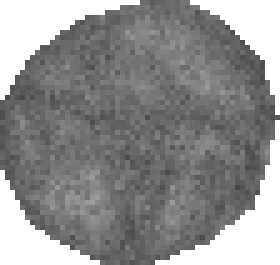
#> input picture resources/objects/01.png, 56 x 53 px (shown 5 times larger); its folder holds only this picture in this run
$ python reshape.py
#> lines starting #> are read from the running program, lines starting #| are printed output that depends on the picture
#> in processPNGImages, im is the input picture: PIL image 56x53 RGBA; mean R, G, B, A 143.7, 143.7, 143.7, 195.7
import numpy as np
import os
from PIL import Image
import glob

resourcePath = os.getcwd() + "/resources/objects/"
reshapedPath = os.getcwd() + "/resources/objects_reshaped/"
centeredPath = os.getcwd() + "/resources/objects_centered/"
reshapedBWPath = os.getcwd() + "/resources/objects_bw_reshaped/"
centeredBWPath = os.getcwd() + "/resources/objects_bw_centered/"

# make dirs
if not os.path.exists(resourcePath):
    os.makedirs(resourcePath)

if not os.path.exists(reshapedPath):
    os.makedirs(reshapedPath)

if not os.path.exists(centeredPath):
    os.makedirs(centeredPath)

if not os.path.exists(reshapedBWPath):
    os.makedirs(reshapedBWPath)

if not os.path.exists(centeredBWPath):
    os.makedirs(centeredBWPath)

'''
Takes a image and newDim array defining the new dimensions
works actually only for RGBA image formats from pillow package
'''
def distortImageToResolution(image, newDim=[100, 100]):
    newDim.extend(np.zeros(2))
    newDim = newDim[:2]

    img = np.array(image, dtype=np.uint8)

    x_scale = newDim[0] / img.shape[0]
#> x_scale = 1.89
    y_scale = newDim[1] / img.shape[1]
#> y_scale = 1.79
    x_dist = (np.array(np.arange(newDim[0])) / x_scale).astype(int)
#> x_dist = 100 values from 0 to 52
    y_dist = (np.array(np.arange(newDim[1])) / y_scale).astype(int)
#> y_dist = 100 values from 0 to 55

    img = img[x_dist]
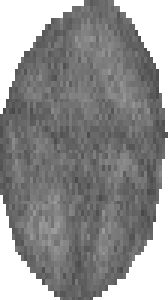
#> img: shape (100, 56, 4) (shown 3 times larger); mean R, G, B, A 143.5, 143.5, 143.5, 196.1; transparent parts drawn white
    newImage = np.transpose(img, (1,0,2))[y_dist]
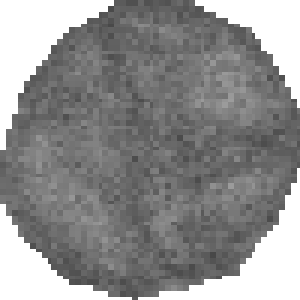
#> newImage: shape (100, 100, 4) (shown 3 times larger); mean R, G, B, A 143.2, 143.2, 143.2, 196.6; transparent parts drawn white

    return Image.fromarray(newImage)

'''
Takes a image and newDim array defining the new dimensions
works actually only for RGBA image formats from pillow package
'''
def centerImageToResolution(image, newDim=[100, 100]):
    newDim.extend(np.zeros(2))
    newDim = newDim[:2]

    img = np.array(image, dtype=np.uint8)
    startIndices = ((newDim - np.array(img.shape[:2])) / 2).astype(int)
#> startIndices = [23, 22]

    newImage = np.transpose(np.array([np.zeros(newDim, dtype=np.uint8)]*4), (1,2,0))
    newImage[startIndices[0]:startIndices[0] + img.shape[0], startIndices[1]:startIndices[1] + img.shape[1]] = img
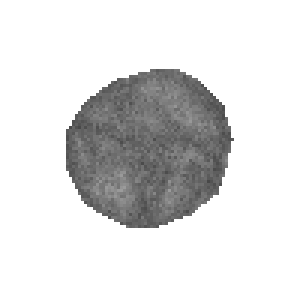
#> newImage: shape (100, 100, 4) (shown 3 times larger); mean R, G, B, A 42.7, 42.7, 42.7, 58.1; transparent parts drawn white

    return Image.fromarray(newImage)

def processPNGImages():
    for filename in glob.glob(resourcePath + "*"):
        im = Image.open(filename)

        reshaped = distortImageToResolution(im, [100, 100])
        centered = centerImageToResolution(im, [100, 100])

        # convert transparent pixel to white
        reshaped_arr = np.array(reshaped)
        reshaped_arr = reshaped_arr + np.array(reshaped_arr[:, :] == 0) * 255
        reshaped_arr = np.array(reshaped_arr, 'uint8')
        reshaped_bw = Image.fromarray(reshaped_arr, 'RGBA').convert('L')

        centered_arr = np.array(centered)
        centered_arr = centered_arr + np.array(centered_arr[:, :] == 0) * 255
        centered_arr = np.array(centered_arr, 'uint8')
        centered_bw = Image.fromarray(centered_arr, 'RGBA').convert('L')

        reshaped.save(reshapedPath + os.path.basename(filename).split(".")[0] + "." + im.format, im.format)
        centered.save(centeredPath + os.path.basename(filename).split(".")[0] + "." + im.format, im.format)
        reshaped_bw.save(reshapedBWPath + os.path.basename(filename).split(".")[0] + "." + 'JPEG', 'JPEG')
        centered_bw.save(centeredBWPath + os.path.basename(filename).split(".")[0] + "." + 'JPEG', 'JPEG')

def loadImagesFromDirAsArray(dirPath):
    processPNGImages()
    images = []
    for filename in glob.glob(dirPath + "*"):
        im = Image.open(filename)
        images.append(np.array(im.convert("L"), dtype=np.uint8))

    return images

def getFilesInDir(dir):
    filenames = []
    for filename in glob.glob(dir + "*"):
        filenames.append(filename)

    return filenames


def getDistortedImagePaths():
    return getFilesInDir(reshapedPath)

def loadDistortedImagesAsArray():
    return loadImagesFromDirAsArray(reshapedPath)

def getCenterdImagePaths():
    return getFilesInDir(centeredPath)

def loadCenteredImagesAsArray():
    return loadImagesFromDirAsArray(centeredPath)

if __name__ == '__main__':
    print("Running reshape")
    processPNGImages()

$ run again, on resources/objects/05.png
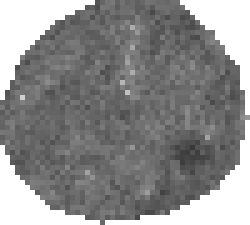
#> input picture resources/objects/05.png, 50 x 45 px (shown 5 times larger)
#> in processPNGImages, im is the input picture: PIL image 50x45 RGBA; mean R, G, B, A 80.7, 80.7, 80.7, 195.2
#> in distortImageToResolution, `newImage = np.transpose(img, (1,0,2))[y_dist]`:
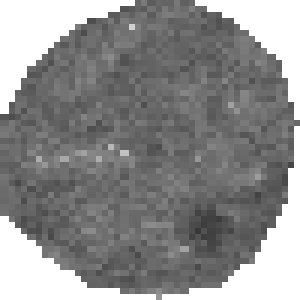
#> newImage: shape (100, 100, 4) (shown 3 times larger); mean R, G, B, A 80.8, 80.8, 80.8, 195.5; transparent parts drawn white
#> in centerImageToResolution, `newImage[startIndices[0]:startIndices[0] + img.shape[0], startIndices[..`:
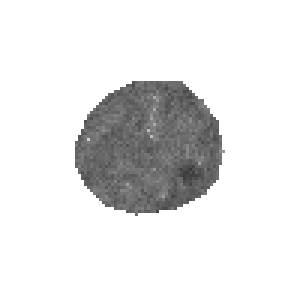
#> newImage: shape (100, 100, 4) (shown 3 times larger); mean R, G, B, A 18.2, 18.2, 18.2, 43.9; transparent parts drawn white

$ run again, on resources/objects/06.png
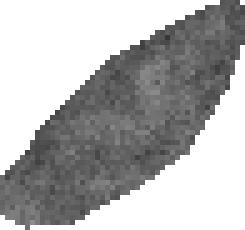
#> input picture resources/objects/06.png, 49 x 46 px (shown 5 times larger)
#> in processPNGImages, im is the input picture: PIL image 49x46 RGBA; mean R, G, B, A 49.8, 49.8, 49.8, 127.7
#> in distortImageToResolution, `newImage = np.transpose(img, (1,0,2))[y_dist]`:
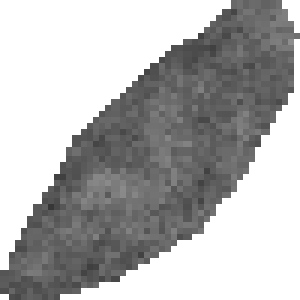
#> newImage: shape (100, 100, 4) (shown 3 times larger); mean R, G, B, A 49.5, 49.5, 49.5, 127.1; transparent parts drawn white
#> in centerImageToResolution, `newImage[startIndices[0]:startIndices[0] + img.shape[0], startIndices[..`:
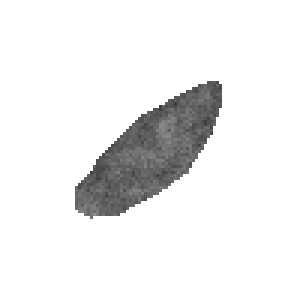
#> newImage: shape (100, 100, 4) (shown 3 times larger); mean R, G, B, A 11.2, 11.2, 11.2, 28.8; transparent parts drawn white

$ run again, on resources/objects/07.png
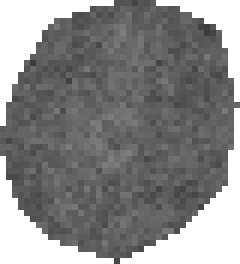
#> input picture resources/objects/07.png, 40 x 44 px (shown 6 times larger)
#> in processPNGImages, im is the input picture: PIL image 40x44 RGBA; mean R, G, B, A 72, 72, 72, 191.5
#> in distortImageToResolution, `newImage = np.transpose(img, (1,0,2))[y_dist]`:
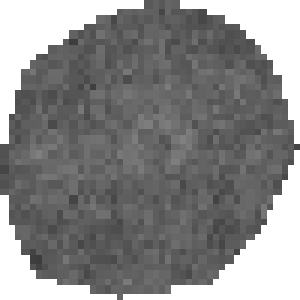
#> newImage: shape (100, 100, 4) (shown 3 times larger); mean R, G, B, A 72, 72, 72, 191.5; transparent parts drawn white
#> in centerImageToResolution, `newImage[startIndices[0]:startIndices[0] + img.shape[0], startIndices[..`:
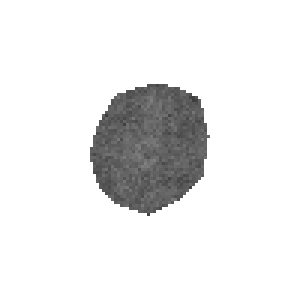
#> newImage: shape (100, 100, 4) (shown 3 times larger); mean R, G, B, A 12.7, 12.7, 12.7, 33.7; transparent parts drawn white

$ run again, on resources/objects/02.png
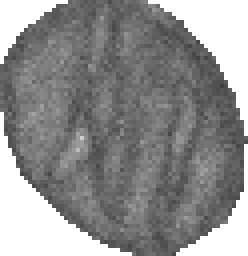
#> input picture resources/objects/02.png, 62 x 64 px (shown 4 times larger)
#> in processPNGImages, im is the input picture: PIL image 62x64 RGBA; mean R, G, B, A 83.5, 83.5, 83.5, 195.4
#> in distortImageToResolution, `newImage = np.transpose(img, (1,0,2))[y_dist]`:
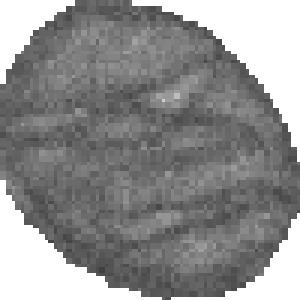
#> newImage: shape (100, 100, 4) (shown 3 times larger); mean R, G, B, A 83.7, 83.7, 83.7, 195.8; transparent parts drawn white
#> in centerImageToResolution, `newImage[startIndices[0]:startIndices[0] + img.shape[0], startIndices[..`:
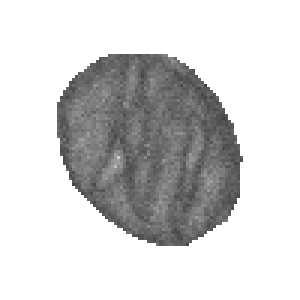
#> newImage: shape (100, 100, 4) (shown 3 times larger); mean R, G, B, A 33.1, 33.1, 33.1, 77.5; transparent parts drawn white
